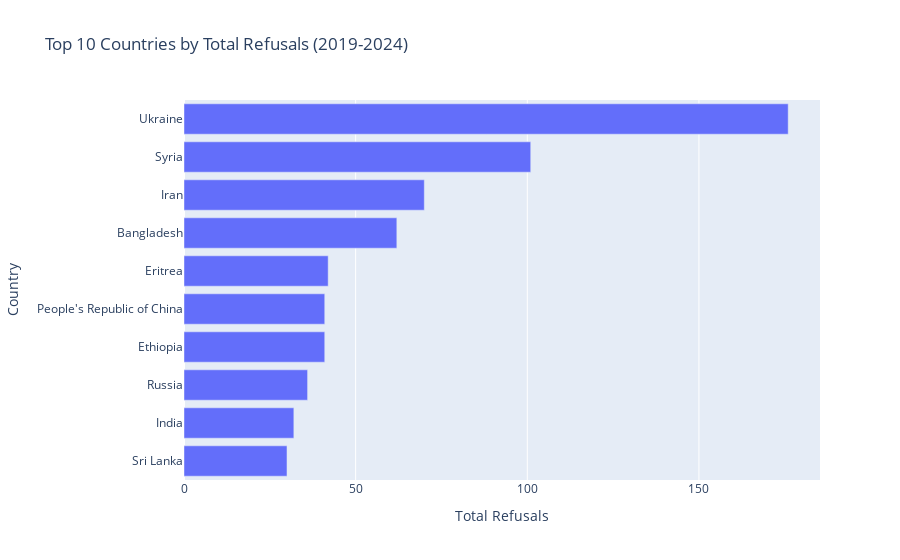

Notebook code cell kept with this figure:
### Markdown cell above
## 4. Visualizations with Plotly
Use Plotly Express for interactive charts.

### Code cell
import plotly.express as px

# Top 10 countries bar chart
top10 = country_totals.head(10).reset_index()
fig1 = px.bar(top10.sort_values('count', ascending=True), x='count', y='country', orientation='h',
              title='Top 10 Countries by Total Refusals (2019-2024)',
              labels={'count':'Total Refusals','country':'Country'})
fig1.show()

### Figure 1 — Plotly figure (JSON) as saved in the notebook; plotly's stock layout.template omitted (floating-point values rounded to 4 significant figures)
{"data": [{"hovertemplate": "Total Refusals=%{x}<br>Country=%{y}<extra></extra>", "legendgroup": "", "marker": {"color": "#636efa", "pattern": {"shape": ""}}, "name": "", "orientation": "h", "showlegend": false, "textposition": "auto", "type": "bar", "x": [30, 32, 36, 41, 41, 42, 62, 70, 101, 176], "xaxis": "x", "y": ["Sri Lanka", "India", "Russia", "Ethiopia", "People's Republic of China", "Eritrea", "Bangladesh", "Iran", "Syria", "Ukraine"], "yaxis": "y"}], "layout": {"barmode": "relative", "legend": {"tracegroupgap": 0}, "title": {"text": "Top 10 Countries by Total Refusals (2019-2024)"}, "xaxis": {"anchor": "y", "domain": [0, 1], "title": {"text": "Total Refusals"}}, "yaxis": {"anchor": "x", "domain": [0, 1], "title": {"text": "Country"}}}}
